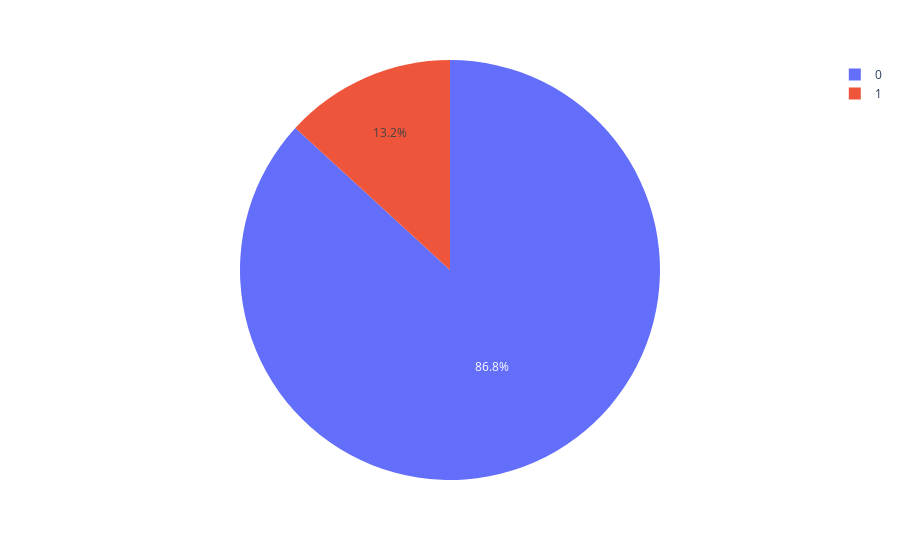

Notebook cell for this chart:
### Code cell
pie4 = dataset["Holiday"].value_counts()
holiday = pie4.index
orders = pie4.values

fig = px.pie(dataset, values=orders, names=holiday)
fig.show()

### Figure 1 — Plotly figure (JSON) as saved in the notebook; plotly's stock layout.template omitted (floating-point values rounded to 4 significant figures)
{"data": [{"domain": {"x": [0, 1], "y": [0, 1]}, "hovertemplate": "label=%{label}<br>value=%{value}<extra></extra>", "labels": [0, 1], "legendgroup": "", "name": "", "showlegend": true, "type": "pie", "values": [163520, 24820]}], "layout": {"legend": {"tracegroupgap": 0}, "margin": {"t": 60}}}
